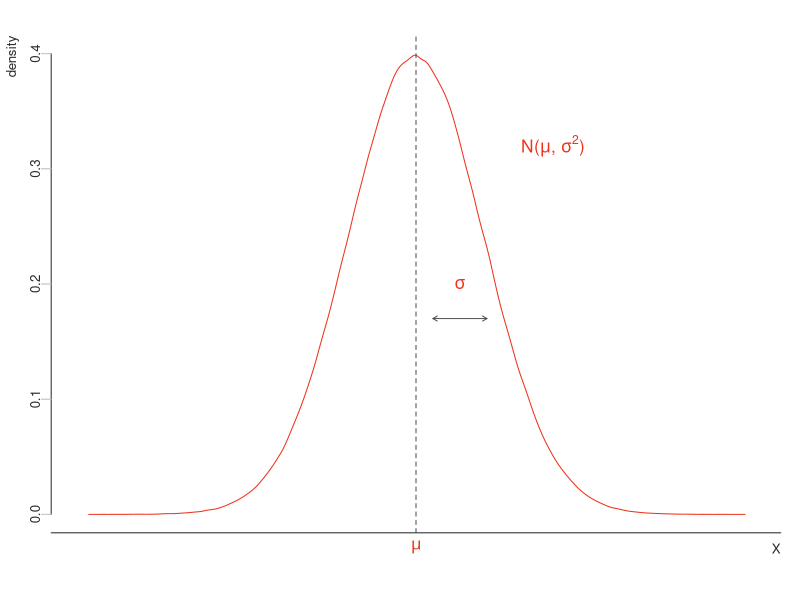
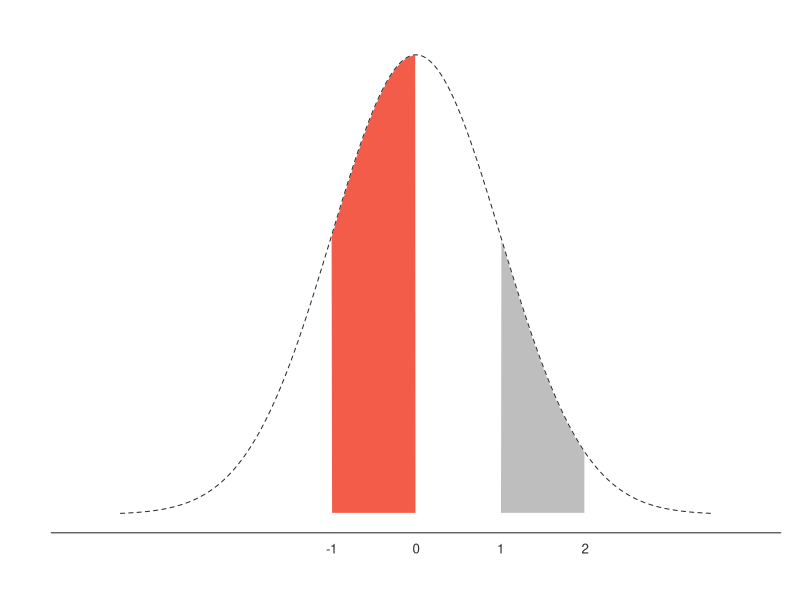

The R source for these figures, in order:
## ---- chunk 1
x1 <- rnorm(1e6, mean=0, sd=1)
par(mfrow = c(1,1),
oma = c(1,0,1,0) + 0.1, # outer margin: bottom, left, top, right
mar = c(3,3,1,1) + 0.1, # inner margin, default: c(5,4,4,2) + 0.1
mgp = c(2,0.5,0), # margin line for axis title, default: c(3,1,0)
cex=.8, adj=1, # 1: right-justified
yaxs="r", xaxs="r") # axis choice: "i" internal, "r" regular

hist(x1, freq=FALSE, col="white", border="white", xlim=c(-5, 5), 
     main="", xlab="", ylab="density", ylim=c(0,0.4), 
     font.main=1, axes = F, col.lab="gray17")
lines(density(x1), col="#ef3119")

axis(1, at=c(-6,6), labels=F, col="gray17", 
     col.ticks="gray", col.axis="gray17", tck=0)
axis(2, at=c(0, 0.1, 0.2, 0.3, 0.4), labels=T, 
     col="gray17", col.ticks="gray", col.axis="gray17", tck=-0.02)
mtext("X", side=1, line=0.5, outer=FALSE, adj=1, cex=0.8,
      col="gray17")
abline(v=0, lty="dashed", col="gray30")

text(x=2.5,y=.32, 
     labels=expression(paste("N(",mu,", ",sigma^2,")")), 
     cex = 1.3, col="#ef3119")
mtext(expression(paste(mu)), side=1, line = 0.5, 
      outer=FALSE, at=0, cex=1, col="#ef3119")
arrows(0.1+0.15, .17, .9+0.15, .17, code = 3, 
       lwd=1, length=.05, col="gray30")
text(x=0.5+0.15,y=.2, 
     labels=expression(paste(sigma)), cex = 1.3, col="#ef3119", adj=0.5)
## ---- chunk 2
par(mfrow = c(1,1),
          oma = c(1,0,1,0) + 0.1,
          mar = c(3,3,1,1) + 0.1,
          mgp = c(2,.5,0), cex=.8, adj=1)

x <- seq(-3.5,3.5,length=1e3)
y <- dnorm(x,mean=0,sd=1)
plot(x, y, type="l", col="white", xlim=c(-4, 4), 
     main="", xlab="", ylim=c(0,0.4), font.main=1, 
     bty="n", axes = F, ylab="", lty="dashed")

axis(1, at=c(-5,-1,0, 1, 2, 5), labels=c("",-1, 0, 1, 2, ""), lwd.tick=0, col.axis="gray17", col="gray17")
polygon(c(x[x>=1], 1), c(y[x>=1], y[x==max(x)]), col="gray", border="white")
polygon(c(x[x>=2], 2), c(y[x>=2], y[x==max(x)]), col="white", border="white")
polygon(c(x[x<=0], 0), c(y[x<=0], y[x==min(x)]), col="#f25c49", border="white")
polygon(c(x[x<=-1], -1), c(y[x<=-1], y[x==min(x)]), col="white", border="white")
lines(x,y, col="gray17", lwd=1, lty=2) 
